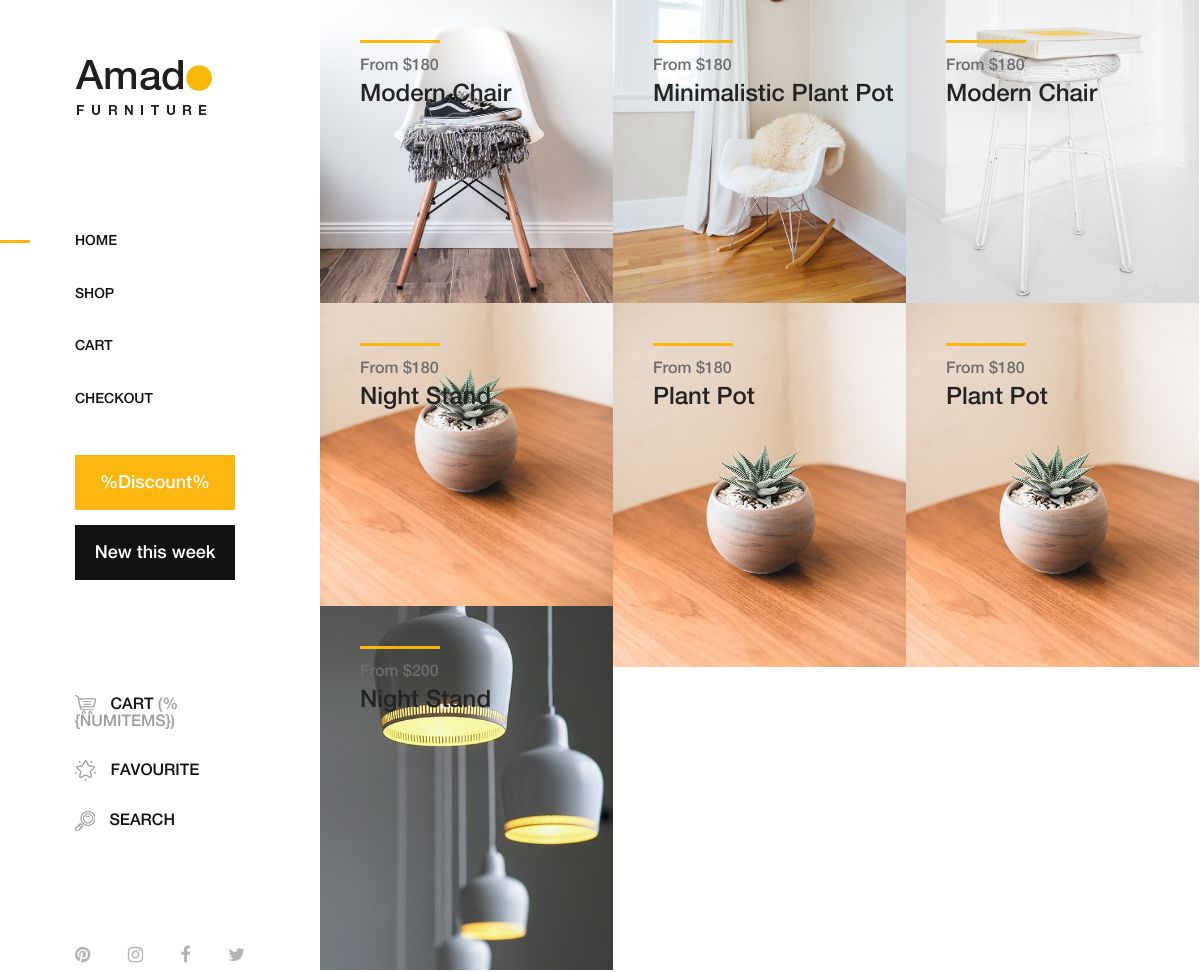
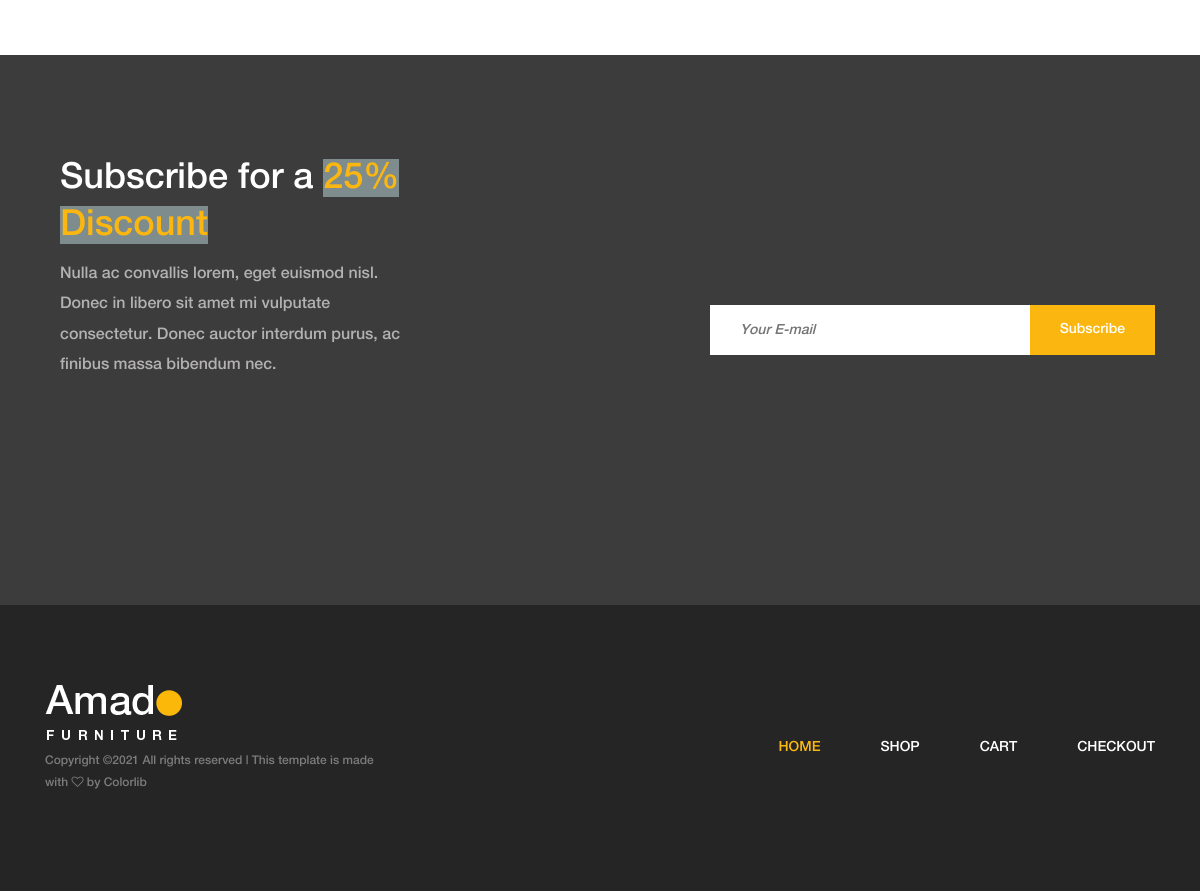
The page / on the database its author committed (2 pictures, top to bottom).
### website/models.py (models this page shows, shortened)
class Base(models.Model):
    date_add = models.DateTimeField(auto_now_add=True)
    date_update = models.DateTimeField(auto_now=True)
    status = models.BooleanField(default=True)
    class Meta :
        abstract = True

class SocialNetwork(Base):
    nom = models.CharField(max_length=50)
    icone = models.CharField(max_length=50)
    lien = models.CharField(max_length=255)
    class Meta:
        verbose_name = 'SocialNetwork'
        verbose_name_plural = 'SocialNetwork'

class Article(Base):
    nom = models.CharField(max_length=240)
    image = models.FileField(upload_to="image_articles")
    image_next = models.FileField(upload_to="image_articles")
    prix = models.CharField(max_length=50)
    categorie = models.ForeignKey( Categorie, related_name="categorie_articles", on_delete=models.CASCADE)
    marque = models.ForeignKey( Marque, related_name="Marque_articles", on_delete=models.CASCADE)
    description = models.TextField()
    quantite = models.IntegerField()
    favorite = models.BooleanField()
    class Meta:
        verbose_name = 'Article'
        verbose_name_plural = 'Articles'

class Website(Base):
    description_newsletter = HTMLField()
    nom_site = models.ImageField()
    copyright = models.TextField()
    class Meta:
        verbose_name = 'Website'
        verbose_name_plural = 'Websites'

### website/views.py (the view)
# urls.py: path('', views.index , name='index'),
def index(request):
    is_index = True
    articles = models.Article.objects.filter(status=True)
    network = models.SocialNetwork.objects.filter(status=True)
    website = models.Website.objects.filter(status=True).first()
    return render(request, 'index.html', locals())

### templates/index.html (shortened to what this page needs)
{% extends 'base/base.html' %}
{% load static %}
{% block content %}
        <div class="products-catagories-area clearfix">
            <div class="amado-pro-catagory clearfix">
                {% for article in articles %}
                <div class="single-products-catagory clearfix">
                    <a href="{% url 'shop' %}?catagory={{article.categorie_articles.nom}}">
                        <img src="{{article.image.url}}" alt="">
                        <div class="hover-content">
                            <div class="line"></div>
                            <p>From ${{article.prix}}</p>
                            <h4>{{article.nom| title}}</h4>
                        </div>
                    </a>
                </div>
                    {% endfor %}
            </div>
        </div>
{% endblock content %}

### templates/base/base.html (shortened to what this page needs)
{% load static %}
<!DOCTYPE html>
<html lang="en">
<head>
    <link rel="stylesheet" href="{% static 'css/core-style.css' %}">
    <link rel="stylesheet" href="{% static 'style.css' %}">
</head>
<body>
    <div class="main-content-wrapper d-flex clearfix">
        <header class="header-area clearfix">
            <div class="logo">
                <a href="{% url 'index' %}"><img src="{% static 'img/core-img/logo.png' %}" alt=""></a>
            </div>
            <nav class="amado-nav">
                <ul>{% if is_index%}
                    <li class="active"><a href="{% url 'index' %}">Home</a></li>
                    {% else %}
                    <li><a href="{% url 'index' %}">Home</a></li>
                    {% endif %}
                    {% if is_shop%}
                    <li class="active"><a href="{% url 'shop' %}">Shop</a></li>
                    {% else %}
                    <li><a href="{% url 'shop' %}">Shop</a></li>
                    {% endif %}
                    {% if is_cart%}
                    <li class="active"><a href="{% url 'cart' %}">Cart</a></li>
                    {% else %}
                    <li><a href="{% url 'cart' %}">Cart</a></li>
                    {% endif %}
                    {% if is_checkout%}
                    <li class="active"><a href="{% url 'checkout' %}">Checkout</a></li>
                    {% else %}
                    <li><a href="{% url 'checkout' %}">Checkout</a></li>
                    {% endif %}
                </ul>
            </nav>
            <div class="amado-btn-group mt-30 mb-100">
                <a href="#" class="btn amado-btn mb-15">%Discount%</a>
                <a href="#" class="btn amado-btn active">New this week</a>
            </div>
            <div class="cart-fav-search mb-100" id="navbarapp">
                <a href="{% url 'cart' %}" class="cart-nav"><img src="{% static 'img/core-img/cart.png' %}" alt=""> Cart <span>(%{numItems})</span></a>
                <a href="#" class="fav-nav"><img src="{% static 'img/core-img/favorites.png' %}" alt=""> Favourite</a>
                <a href="#" class="search-nav"><img src="{% static 'img/core-img/search.png' %}" alt=""> Search</a>
            </div>
            <div class="social-info d-flex justify-content-between">
                {% for social in network %}
                <a href="{{social.lien}}"><i class="{{social.icone}}" aria-hidden="true"></i></a>
                {% endfor %}
            </div>
        </header>
        {% block content %}
        {% endblock %}
    </div>
    <section class="newsletter-area section-padding-100-0">
        <div class="container">
            <div class="row align-items-center">
                <div class="col-12 col-lg-6 col-xl-7">
                    <div class="newsletter-text mb-100">
                        {{website.description_newsletter | safe}}
                    </div>
                </div>
                <div class="col-12 col-lg-6 col-xl-5">
                    <div class="newsletter-form mb-100">
                        <form action="#" method="post" id="app">{% csrf_token %}
                            <input type="email" name="email" class="nl-email" placeholder="Your E-mail" v-model="email">
                            <input type="submit" value="Subscribe" @click.prevent='sendmail'>
                        </form>
                    </div>
                </div>
            </div>
        </div>
    </section>
    <footer class="footer_area clearfix">
        <div class="container">
            <div class="row align-items-center">
                <div class="col-12 col-lg-4">
                    <div class="single_widget_area">
                        <div class="footer-logo mr-50">
                            <a href="index.html"><img src="img/core-img/logo2.png" alt=""></a>
                        </div>
                        <p class="copywrite">
{{website.copyright| safe}}
</p>
                    </div>
                </div>
                <div class="col-12 col-lg-8">
                    <div class="single_widget_area">
                        <div class="footer_menu">
                            <nav class="navbar navbar-expand-lg justify-content-end">
                                <div class="collapse navbar-collapse" id="footerNavContent">
                                    <ul class="navbar-nav ml-auto">
                                        <li class="nav-item active">
                                            <a class="nav-link" href="{% url 'index' %}">Home</a>
                                        </li>
                                        <li class="nav-item">
                                            <a class="nav-link" href="{% url 'shop' %}">Shop</a>
                                        </li>
                                        <li class="nav-item">
                                            <a class="nav-link" href="{% url 'cart' %}">Cart</a>
                                        </li>
                                        <li class="nav-item">
                                            <a class="nav-link" href="{% url 'checkout' %}">Checkout</a>
                                        </li>
                                    </ul>
                                </div>
                            </nav>
                        </div>
                    </div>
                </div>
            </div>
        </div>
    </footer>
</body>
</html>

### rows shown on the page
Article: image (picture), prix "180", nom "Modern Chair"
Article: image (picture), prix "180", nom "Minimalistic Plant Pot"
Article: image (picture), prix "180", nom "Modern Chair"
Article: image (picture), prix "180", nom "Night Stand"
Article: image (picture), prix "180", nom "Plant Pot"
Article: image (picture), prix "180", nom "Plant Pot"
Article: image (picture), prix "200", nom "Night Stand"
Website: description_newsletter "Subscribe for a 25% Discount Nulla ac convallis lorem, eget euismod nisl. Donec in libero sit amet mi vulputate consectetur. Donec auctor interdum purus, ac finibus massa bibendum nec.", copyright "Copyright © All rights reserved | This template is made with by Colorlib"
